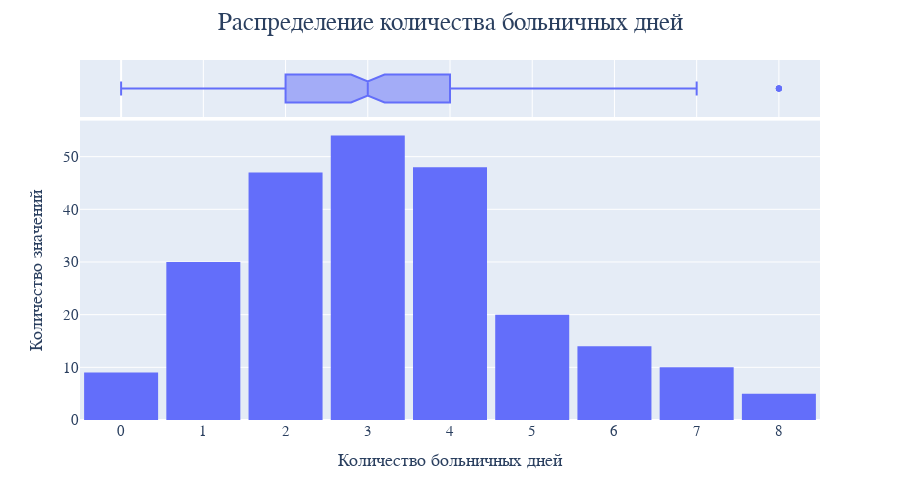

Notebook code for this chart:
### Markdown cell above
### `Количество больничных дней`

### Code cell
fig = px.histogram(df, x='Количество больничных дней',  marginal='box')

fig.update_layout(
    title='Распределение количества больничных дней',
    yaxis_title='Количество значений',
)
fig.show()

### Figure 1 — Plotly figure (JSON) as saved in the notebook; plotly's stock layout.template omitted (floating-point values rounded to 4 significant figures; data arrays with more than 128 entries replaced by an {"elided": "..."} marker saying what was removed)
{"data": [{"alignmentgroup": "True", "bingroup": "x", "hovertemplate": "Количество больничных дней=%{x}<br>count=%{y}<extra></extra>", "legendgroup": "", "marker": {"color": "#636efa", "pattern": {"shape": ""}}, "name": "", "offsetgroup": "", "orientation": "v", "showlegend": false, "type": "histogram", "x": {"elided": "237 int values"}, "xaxis": "x", "yaxis": "y"}, {"alignmentgroup": "True", "hovertemplate": "Количество больничных дней=%{x}<extra></extra>", "legendgroup": "", "marker": {"color": "#636efa"}, "name": "", "notched": true, "offsetgroup": "", "showlegend": false, "type": "box", "x": {"elided": "237 int values"}, "xaxis": "x2", "yaxis": "y2"}], "layout": {"barmode": "relative", "height": 500, "legend": {"tracegroupgap": 0}, "margin": {"t": 60}, "title": {"text": "Распределение количества больничных дней"}, "width": 900, "xaxis": {"anchor": "y", "autorange": true, "domain": [0, 1], "range": [-0.5, 8.5], "title": {"text": "Количество больничных дней"}, "type": "linear"}, "xaxis2": {"anchor": "y2", "autorange": true, "domain": [0, 1], "matches": "x", "range": [-0.5, 8.5], "showgrid": true, "showticklabels": false, "type": "linear"}, "yaxis": {"anchor": "x", "autorange": true, "domain": [0, 0.8316], "range": [0, 56.84], "title": {"text": "Количество значений"}}, "yaxis2": {"anchor": "x2", "autorange": true, "domain": [0.8416, 1], "matches": "y2", "range": [-0.5, 0.5], "showgrid": false, "showline": false, "showticklabels": false, "ticks": "", "type": "category"}}}
